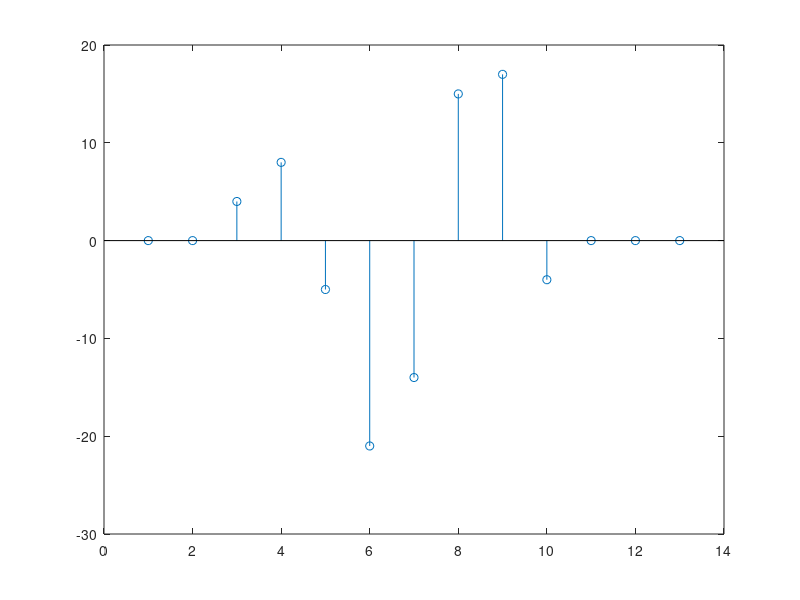

The MATLAB script that drew this image:


x = [1, 2, 0, -3, -4,0,0];
h = [0,0,4, 0, -5, 1, 0];


result = conv(x, h);
disp(result);

xx=1:length(result)


stem(xx ,result)



